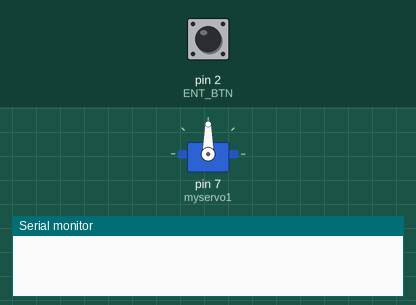
Bench run of a sketch on a simulated Arduino Uno, built with avr-gcc and run on an emulated ATmega328P. On the bench: servo, the last lines printed to the serial monitor. Inputs (shaded band) come from the test bench; at power-on: pin 2 (ENT_BTN) HIGH.

Above: at 2.8 s.
2.9 s: pin 2 (ENT_BTN) pulled LOW for 3.2 s
At 3.4 s:
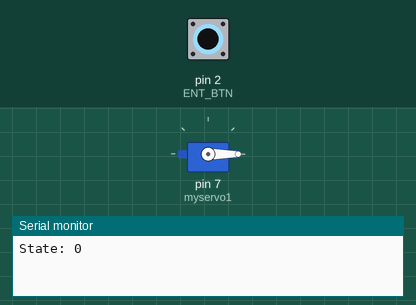
7.6 s: pin 2 (ENT_BTN) pulled LOW for 1.2 s
At 8.4 s:
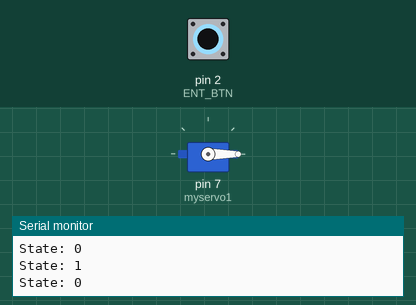
Timing chart, 0 to 10.6 s (numbered marks = the images above; inputs shaded):
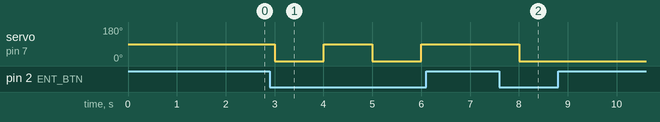

The sketch:

servo_motor_test.ino
```cpp
#include <Servo.h>
#define ENT_BTN 2

Servo myservo1;  // create servo object to control a servo
Servo myservo2;

// twelve servo objects can be created on most boards

Servo servoArr[2] = {myservo1, myservo2};
String stringA = "10";
String stringB = "01";

int pos = 0;    // variable to store the servo position
bool btn_state = 0;
int state = 0;


void setup() {

  myservo1.attach(7);
  // myservo2.attach(7);  // attaches the servo on pin 9 to the servo object
  pinMode(ENT_BTN, INPUT_PULLUP);
  Serial.begin(9600);

}


void loop() {

  btn_state = digitalRead(ENT_BTN);
  if(btn_state == 0){
    Serial.println("State: "+ String(state));
    if(state == 1){
      myservo1.write(90);
      // myservo1.write(90);
      // myservo2.write(0);
      // for(int i=0; i<2; i++){
      //   if(stringA[i] == '1'){
      //     servoArr[i].write(90);
      //   } else {
      //     servoArr[i].write(0);
      //   }

      // }
      state = 0;
    } else {
      myservo1.write(0);
      // myservo1.write(0);
      // myservo2.write(90);
      // for(int i=0; i<2; i++){
      //   if(stringB[i] == '1'){
      //     servoArr[i].write(90);
      //   } else {
      //     servoArr[i].write(0);
      //   }
      // }
      state = 1;
    }
  }


  delay(1000);


}
```

Measured:
- after the input at 2.9 s, servo on pin 7 (myservo1): alternates 90° for 1.0 s and 0° for 1.0 s, starting after 0.10 s
- after the input at 7.6 s, servo on pin 7 (myservo1): 90° → 0° after 0.40 s
